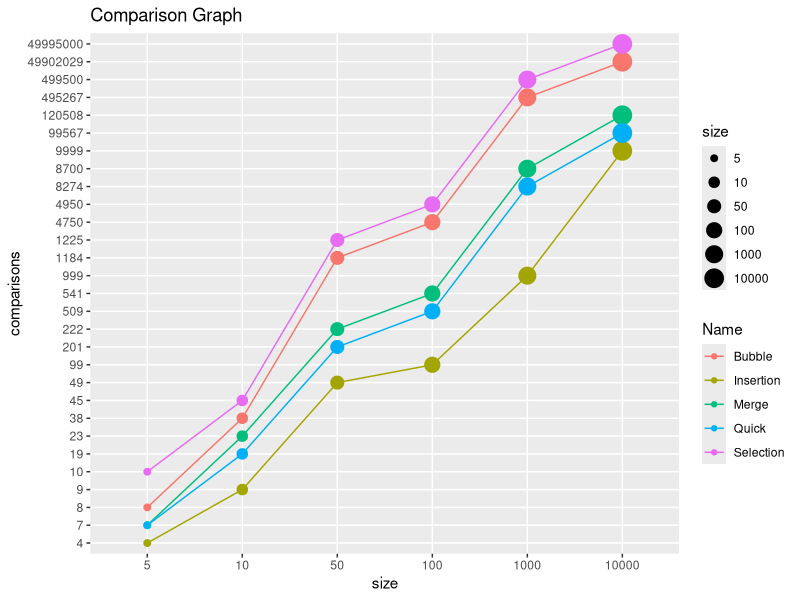
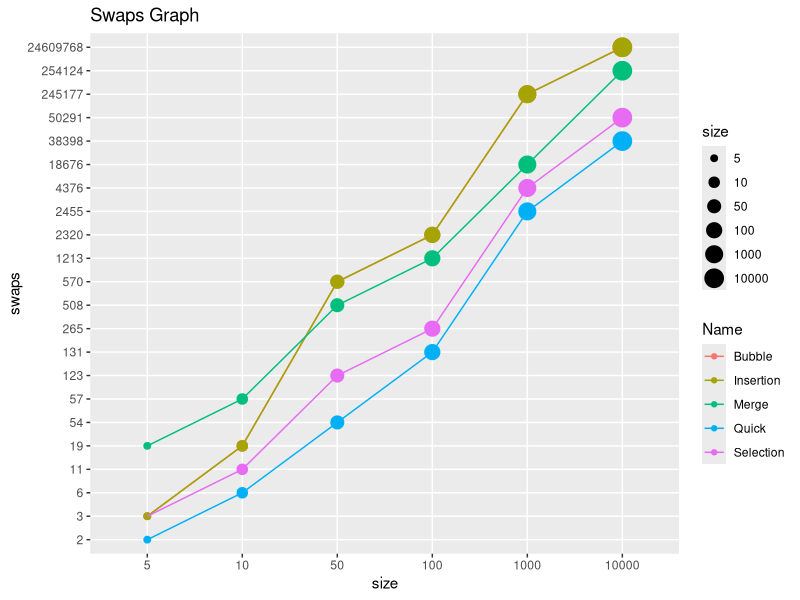
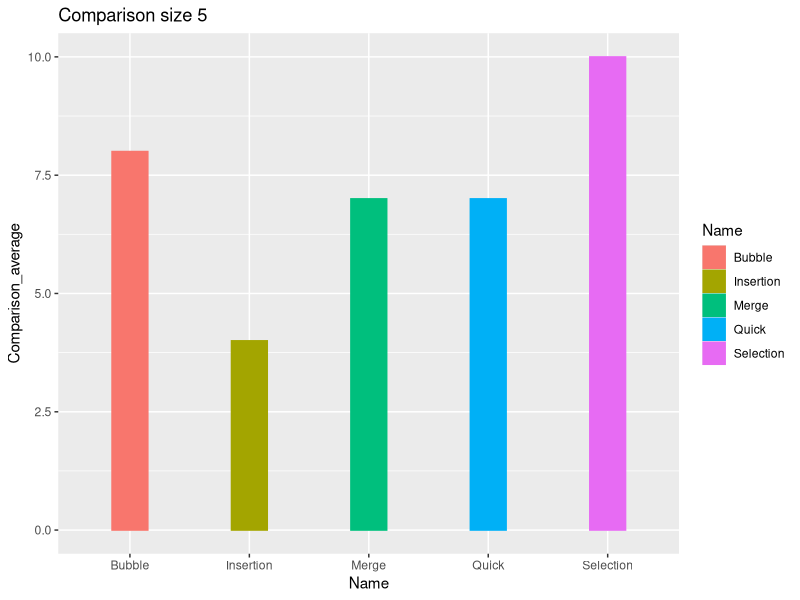
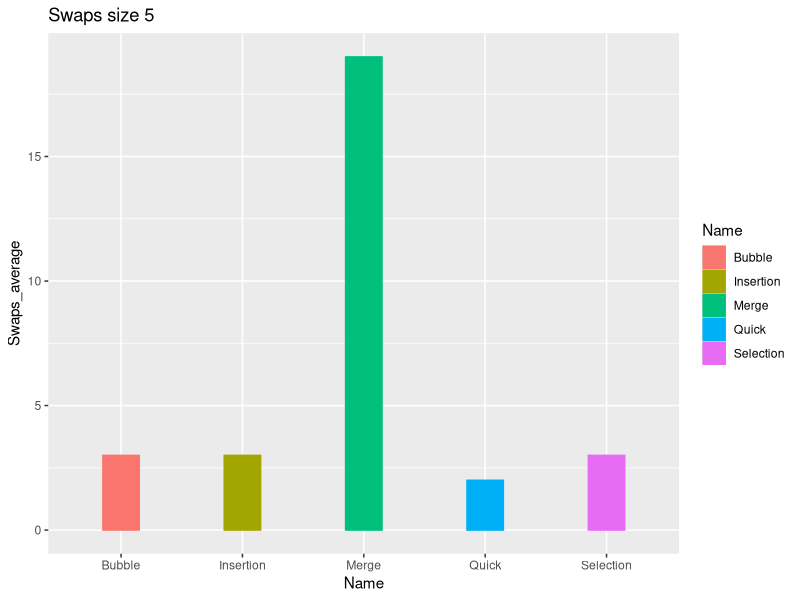
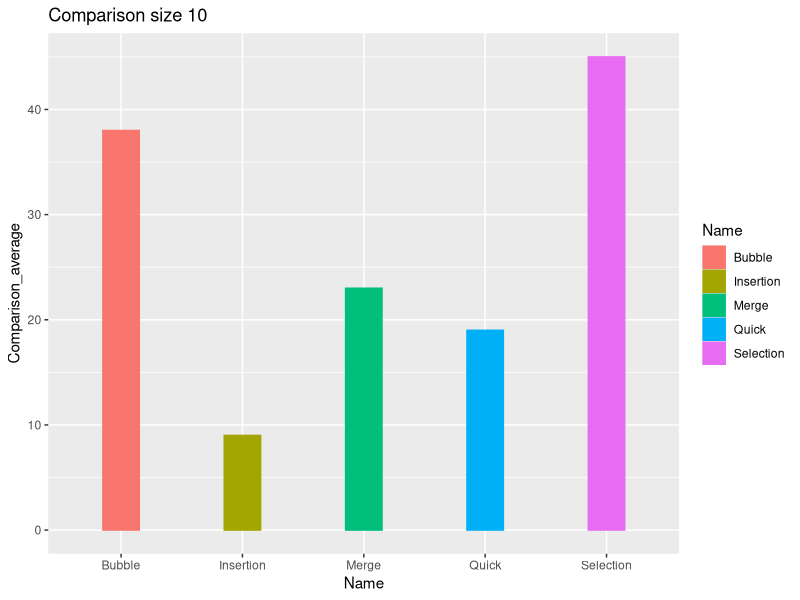
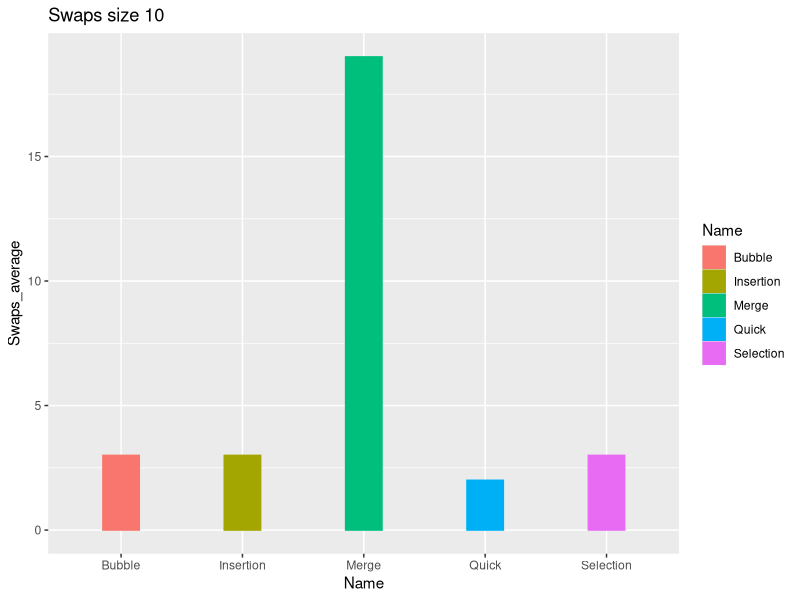
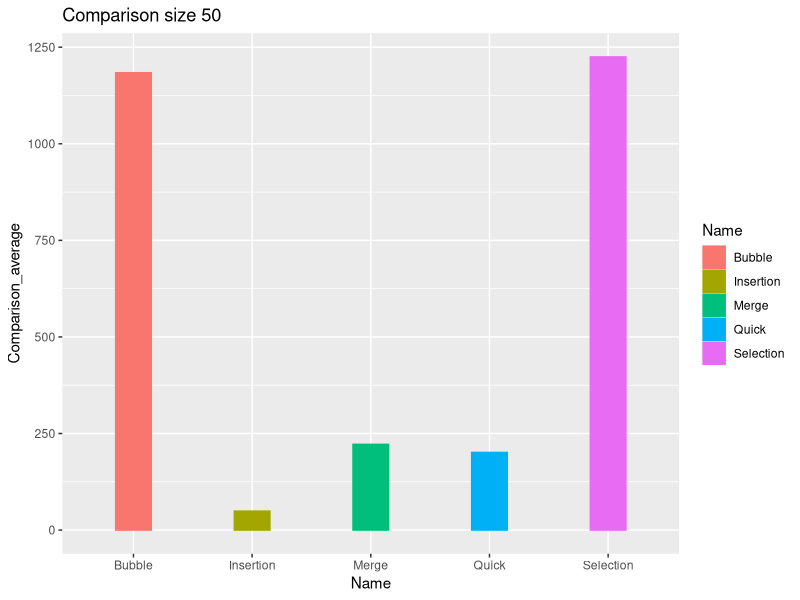
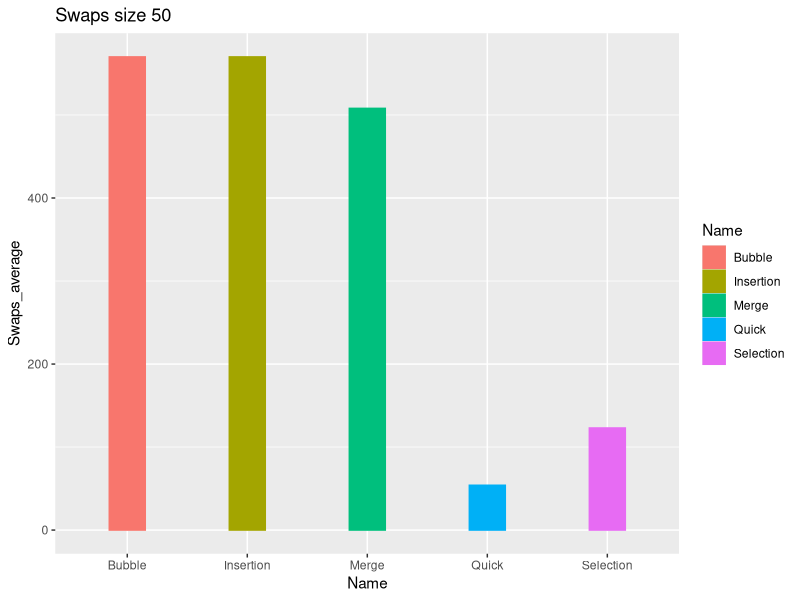

These charts were generated, in order, by the following R code:
library(ggplot2)
library(dplyr)

sort_data = read.csv('csv/average.csv')

str(sort_data)
print("Oi")

size_vector <- sort_data$Size
size_factor <- factor(size_vector)
size <- size_factor
comparison_vector_test <- sort_data$Comparison_average
comparison_factor_test <- factor(comparison_vector_test)
comparisons = factor(sort_data$Comparison_average)

swaps_vector_test <- sort_data$Swaps_average
swaps_factor_test <- factor(comparison_vector_test)
swaps = factor(sort_data$Swaps_average)


ggplot(sort_data, aes(x = size, y = comparisons, color = Name)) +
  geom_point(aes(size = size)) + 
  geom_line(aes(group = Name)) +
  ggtitle("Comparison Graph")

ggplot(sort_data, aes(x = size, y = swaps, color = Name)) +
  geom_point(aes(size = size)) + 
  geom_line(aes(group = Name)) +
  ggtitle("Swaps Graph")

size_5_comp <- sort_data %>%
  filter(Size == 5) %>%
  select(-c(Swaps_average))

ggplot(size_5_comp, aes(x = Name, y = Comparison_average , color = Name)) +
  geom_bar(stat = 'identity', width=0.3, aes(fill = Name)) +
  ggtitle("Comparison size 5")
  
size_5_swap <- sort_data %>%
  filter(Size == 5) %>%
  select(-c(Comparison_average))

ggplot(size_5_swap, aes(x = Name, y = Swaps_average , color = Name)) +
  geom_bar(stat = 'identity', width=0.3, aes(fill = Name)) +
  ggtitle("Swaps size 5")
  
  
size_10_comp <- sort_data %>%
  filter(Size == 10) %>%
  select(-c(Swaps_average))

ggplot(size_10_comp, aes(x = Name, y = Comparison_average , color = Name)) +
  geom_bar(stat = 'identity', width=0.3, aes(fill = Name)) +
  ggtitle("Comparison size 10")

size_10_swap <- sort_data %>%
  filter(Size == 5) %>%
  select(-c(Comparison_average))

ggplot(size_10_swap, aes(x = Name, y = Swaps_average , color = Name)) +
  geom_bar(stat = 'identity', width=0.3, aes(fill = Name)) +
  ggtitle("Swaps size 10")



size_50_comp <- sort_data %>%
  filter(Size == 50) %>%
  select(-c(Swaps_average))

ggplot(size_50_comp, aes(x = Name, y = Comparison_average , color = Name)) +
  geom_bar(stat = 'identity', width=0.3, aes(fill = Name)) +
  ggtitle("Comparison size 50")

size_50_swap <- sort_data %>%
  filter(Size == 50) %>%
  select(-c(Comparison_average))

ggplot(size_50_swap, aes(x = Name, y = Swaps_average , color = Name)) +
  geom_bar(stat = 'identity', width=0.3, aes(fill = Name)) +
  ggtitle("Swaps size 50")



size_100_comp <- sort_data %>%
  filter(Size == 100) %>%
  select(-c(Swaps_average))

ggplot(size_100_comp, aes(x = Name, y = Comparison_average , color = Name)) +
  geom_bar(stat = 'identity', width=0.3, aes(fill = Name)) +
  ggtitle("Comparison size 100")

size_100_swap <- sort_data %>%
  filter(Size == 100) %>%
  select(-c(Comparison_average))

ggplot(size_100_swap, aes(x = Name, y = Swaps_average , color = Name)) +
  geom_bar(stat = 'identity', width=0.3, aes(fill = Name)) +
  ggtitle("Swaps size 100")



size_1000_comp <- sort_data %>%
  filter(Size == 1000) %>%
  select(-c(Swaps_average))

ggplot(size_1000_comp, aes(x = Name, y = Comparison_average , color = Name)) +
  geom_bar(stat = 'identity', width=0.3, aes(fill = Name)) +
  ggtitle("Comparison size 1000")

size_1000_swap <- sort_data %>%
  filter(Size == 1000) %>%
  select(-c(Comparison_average))

ggplot(size_1000_swap, aes(x = Name, y = Swaps_average , color = Name)) +
  geom_bar(stat = 'identity', width=0.3, aes(fill = Name)) +
  ggtitle("Swaps size 1000")



size_10000_comp <- sort_data %>%
  filter(Size == 10000) %>%
  select(-c(Swaps_average))

ggplot(size_10000_comp, aes(x = Name, y = Comparison_average , color = Name)) +
  geom_bar(stat = 'identity', width=0.3, aes(fill = Name)) +
  ggtitle("Comparison size 10000")

size_10000_swap <- sort_data %>%
  filter(Size == 10000) %>%
  select(-c(Comparison_average))

ggplot(size_10000_swap, aes(x = Name, y = Swaps_average , color = Name)) +
  geom_bar(stat = 'identity', width=0.3, aes(fill = Name)) +
  ggtitle("Swaps size 10000")